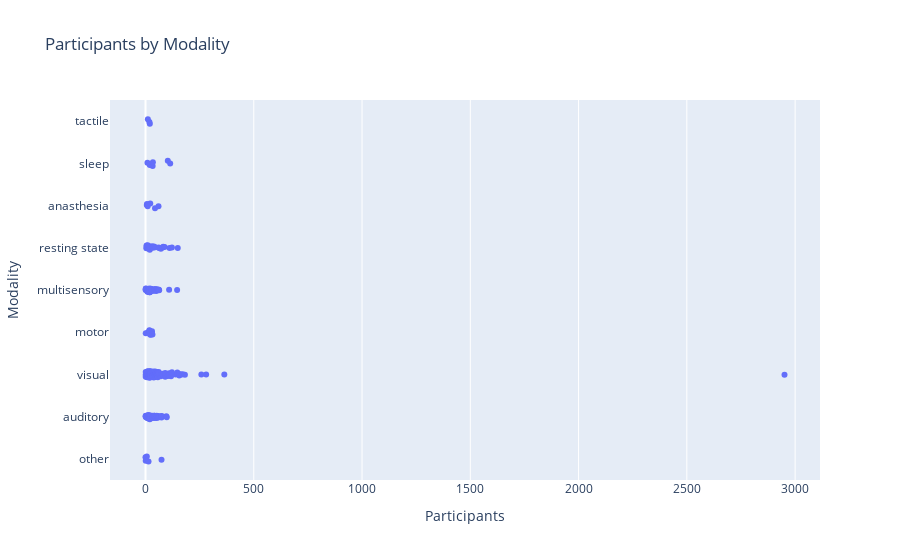
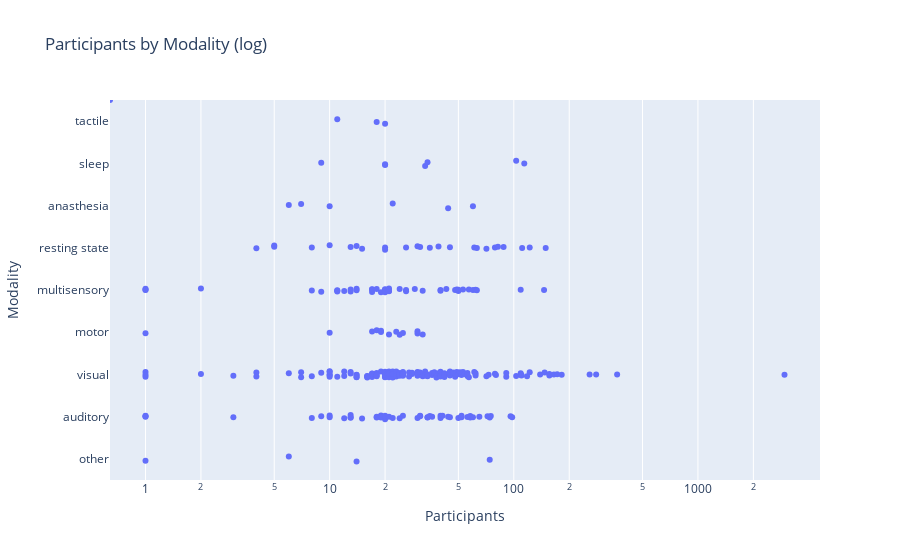

The notebook cell these images were saved under, in order:
### Markdown cell above
### Figure 8

participants x modality

### Code cell
df_fig8 = df[['Participants',
              'FOR FIGURE - modality of exp']]
df_fig8.dropna(inplace=True)

modalities_fig8 = df_fig8['FOR FIGURE - modality of exp'].unique()

# Initialize the dictionary with empty dataframes
dfs_by_modalities_fig8 = {modality: pd.DataFrame(columns=df_fig8.columns) for modality in modalities_fig8}

# Populate the dataframes
for index, row in df_fig8.iterrows():
    for modality in modalities_fig8:
        if modality in str(row['FOR FIGURE - modality of exp']).lower():
            dfs_by_modalities_fig8[modality].loc[len(dfs_by_modalities_fig8[modality])] = row

# Combine all dataframes in dfs_by_modalities_fig8 into a single dataframe
combined_df = pd.concat(dfs_by_modalities_fig8.values(), keys=dfs_by_modalities_fig8.keys()).reset_index(level=0).rename(columns={'level_0': 'Modality'})

# Convert Participants to numeric for sorting
combined_df['Participants'] = pd.to_numeric(combined_df['Participants'], errors='coerce')

# Create the strip plot with sorted x-axis
fig_strip = px.strip(combined_df.sort_values(by='Participants'), x='Participants', y='Modality', title='Participants by Modality', stripmode='overlay')

# Create a log version of fig_strip
fig_strip_log = px.strip(combined_df.sort_values(by='Participants'), x='Participants', y='Modality', title='Participants by Modality (log)', stripmode='overlay')
fig_strip_log.update_xaxes(type="log")

# Filter out the outlier
filtered_combined_df = combined_df[combined_df['Participants'] != 2951]

# Create the second strip plot without the outlier
fig_strip_no_outlier = px.strip(filtered_combined_df.sort_values(by='Participants'), 
                                x='Participants', y='Modality', 
                                title='Participants by Modality (Without Outlier)', 
                                stripmode='overlay')

# Create a log version of the second fig_strip without the outlier
fig_strip_no_outlier_log = px.strip(filtered_combined_df.sort_values(by='Participants'), x='Participants', y='Modality', title='Participants by Modality (Without Outlier) (log)', stripmode='overlay')
fig_strip_no_outlier_log.update_xaxes(type="log")

fig_strip.show()
fig_strip_log.show()
fig_strip_no_outlier.show()
fig_strip_no_outlier_log.show()

### Figure 1 — Plotly figure (JSON) as saved in the notebook; plotly's stock layout.template omitted (floating-point values rounded to 4 significant figures; data arrays with more than 128 entries replaced by an {"elided": "..."} marker saying what was removed)
{"data": [{"alignmentgroup": "True", "boxpoints": "all", "fillcolor": "rgba(255,255,255,0)", "hoveron": "points", "hovertemplate": "Participants=%{x}<br>Modality=%{y}<extra></extra>", "legendgroup": "", "line": {"color": "rgba(255,255,255,0)"}, "marker": {"color": "#636efa"}, "name": "", "offsetgroup": "", "orientation": "h", "pointpos": 0, "showlegend": false, "type": "box", "x": {"elided": "293 int values"}, "x0": " ", "xaxis": "x", "y": {"elided": "293 str values"}, "y0": " ", "yaxis": "y"}], "layout": {"boxmode": "overlay", "legend": {"tracegroupgap": 0}, "title": {"text": "Participants by Modality"}, "xaxis": {"anchor": "y", "domain": [0, 1], "title": {"text": "Participants"}}, "yaxis": {"anchor": "x", "domain": [0, 1], "title": {"text": "Modality"}}}}

### Figure 2 — Plotly figure (JSON) as saved in the notebook; plotly's stock layout.template omitted (floating-point values rounded to 4 significant figures; data arrays with more than 128 entries replaced by an {"elided": "..."} marker saying what was removed)
{"data": [{"alignmentgroup": "True", "boxpoints": "all", "fillcolor": "rgba(255,255,255,0)", "hoveron": "points", "hovertemplate": "Participants=%{x}<br>Modality=%{y}<extra></extra>", "legendgroup": "", "line": {"color": "rgba(255,255,255,0)"}, "marker": {"color": "#636efa"}, "name": "", "offsetgroup": "", "orientation": "h", "pointpos": 0, "showlegend": false, "type": "box", "x": {"elided": "293 int values"}, "x0": " ", "xaxis": "x", "y": {"elided": "293 str values"}, "y0": " ", "yaxis": "y"}], "layout": {"boxmode": "overlay", "legend": {"tracegroupgap": 0}, "title": {"text": "Participants by Modality (log)"}, "xaxis": {"anchor": "y", "domain": [0, 1], "title": {"text": "Participants"}, "type": "log"}, "yaxis": {"anchor": "x", "domain": [0, 1], "title": {"text": "Modality"}}}}
